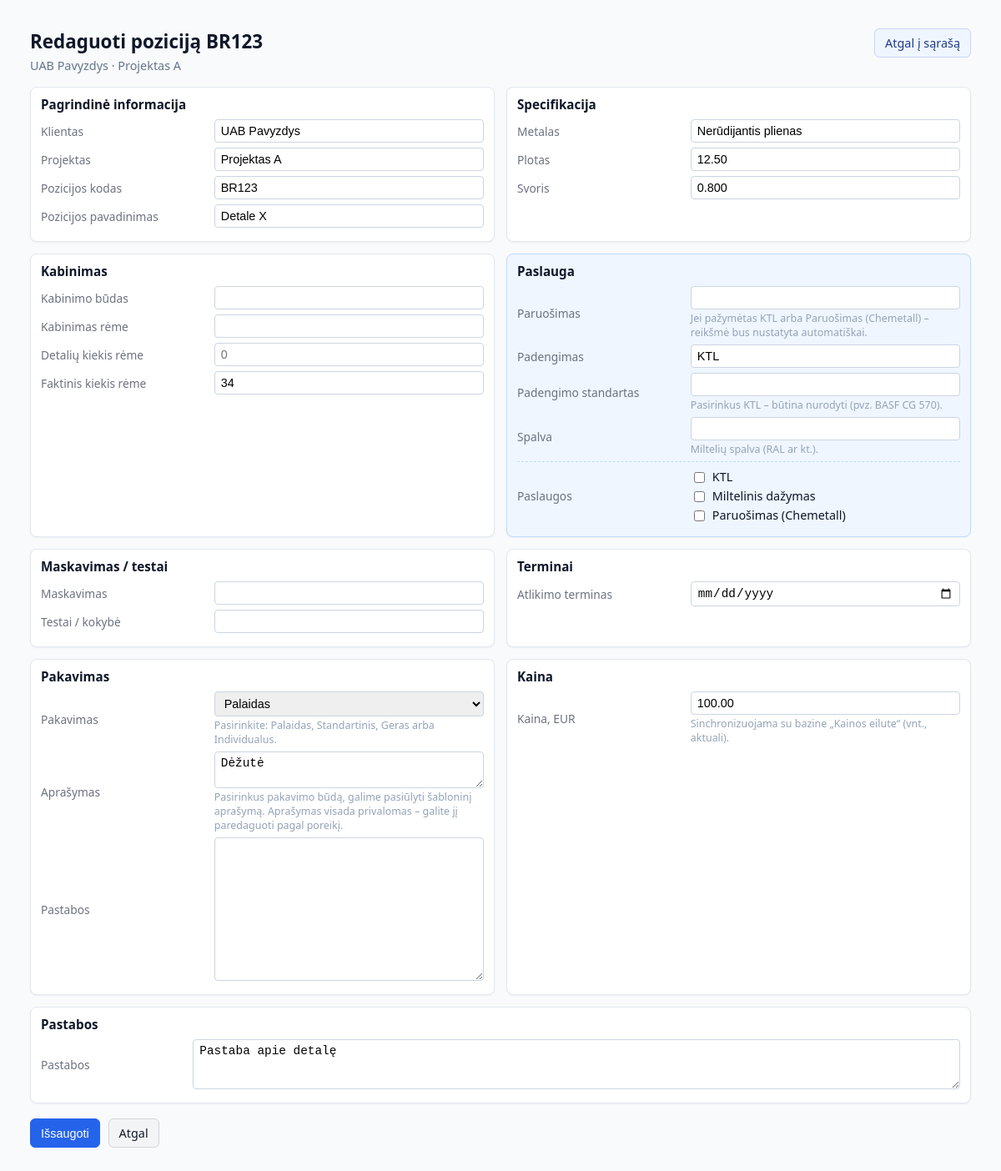
Screenshot of /pozicijos/47/redaguoti/ with the database file from the repository.
### pozicijos/models.py (models this page shows, shortened)
class Pozicija(models.Model):
    klientas = models.CharField("Klientas", max_length=255, null=True, blank=True)
    projektas = models.CharField("Projektas", max_length=255, null=True, blank=True)
    poz_kodas = models.CharField("Kodas", max_length=100)
    poz_pavad = models.CharField("Pavadinimas", max_length=255)
    metalas = models.CharField("Metalas", max_length=120, null=True, blank=True)
    plotas = models.DecimalField("Plotas", max_digits=10, decimal_places=2, null=True, blank=True)
    svoris = models.DecimalField("Svoris", max_digits=10, decimal_places=3, null=True, blank=True)
    kabinimo_budas = models.CharField("Kabinimo būdas", max_length=120, null=True, blank=True)
    kabinimas_reme = models.CharField("Kabinimas rėme", max_length=120, null=True, blank=True)
    detaliu_kiekis_reme = models.IntegerField("Detalių kiekis rėme", null=True, blank=True)
    faktinis_kiekis_reme = models.IntegerField("Faktinis kiekis rėme", null=True, blank=True)
    paruosimas = models.CharField("Paruošimas", max_length=200, null=True, blank=True)
    padengimas = models.CharField("Padengimas", max_length=200, null=True, blank=True)
    padengimo_standartas = models.CharField("Padengimo standartas", max_length=200, null=True, blank=True)
    spalva = models.CharField("Spalva", max_length=120, null=True, blank=True)
    turi_ktl = models.BooleanField(
        "KTL",
        default=False,
        help_text="Pažymėkite, jei pozicijai taikomas KTL procesas (pvz. BASF CG 570).",
    )
    turi_miltus = models.BooleanField(
        "Miltelinis dažymas",
        default=False,
        help_text="Pažymėkite, jei pozicijai taikomas miltelinis dažymas.",
    )
    turi_paruosima = models.BooleanField(
        "Paruošimas (Chemetall)",
        default=False,
        help_text="Tik paruošimas Chemetall be KTL.",
    )
    miltai_kodas = models.CharField(
        "Miltelių kodas",
        max_length=100,
        blank=True,
    )
    miltai_tiekejas = models.CharField(
        "Miltelių tiekėjas",
        max_length=100,
        blank=True,
    )
    miltai_blizgumas = models.CharField(
        "Blizgumas",
        max_length=50,
        blank=True,
    )
    miltai_kaina = models.DecimalField(
        "Miltelių kaina",
        max_digits=10,
        decimal_places=2,
        null=True,
        blank=True,
    )
    maskavimas = models.CharField("Maskavimas", max_length=200, null=True, blank=True)
    atlikimo_terminas = models.DateField("Atlikimo terminas", null=True, blank=True)
    testai_kokybe = models.CharField("Testai / kokybė", max_length=255, null=True, blank=True)
    pakavimo_tipas = models.CharField(
        "Pakavimas",
        max_length=20,
        choices=PAKAVIMO_TIPAS_CHOICES,
        null=True,
        blank=True,
    )
    pakavimas = models.CharField("Aprašymas", max_length=255, null=True, blank=True)
    instrukcija = models.TextField("Pastabos", null=True, blank=True)
    pakavimo_dienos_norma = models.CharField("Pakavimo dienos norma", max_length=120, null=True, blank=True)
    pak_po_ktl = models.CharField("Pakavimas po KTL", max_length=255, null=True, blank=True)
    pak_po_milt = models.CharField("Pakavimas po miltelinio", max_length=255, null=True, blank=True)
    kaina_eur = models.DecimalField("Dabartinė kaina (EUR)", max_digits=12, decimal_places=2, null=True, blank=True)
    pastabos = models.TextField("Pastabos", null=True, blank=True)
    created = models.DateTimeField("Sukurta", auto_now_add=True, null=True, blank=True)
    updated = models.DateTimeField("Atnaujinta", auto_now=True, null=True, blank=True)
    class Meta:
        ordering = ["-created", "-id"]
        verbose_name = "Pozicija"
        verbose_name_plural = "Pozicijos"

### pozicijos/views.py (the view)
# urls.py: path("<int:pk>/redaguoti/", views.pozicija_edit, name="edit"),
def pozicija_edit(request, pk):
    poz = get_object_or_404(Pozicija, pk=pk)
    if request.method == "POST":
        form = PozicijaForm(request.POST, request.FILES, instance=poz)
        if form.is_valid():
            form.save()
            return redirect("pozicijos:detail", pk=poz.pk)
    else:
        form = PozicijaForm(instance=poz)
    context = {
        "form": form,
        "pozicija": poz,
        "suggestions": _get_form_suggestions(),
    }
    return render(request, "pozicijos/form.html", context)

### pozicijos/views.py (called while the page is built)
def _get_form_suggestions() -> dict[str, list[str]]:
    suggestions: dict[str, list[str]] = {}
    qs = Pozicija.objects.all()
    for field in FORM_SUGGEST_FIELDS:
        values = (
            qs.order_by(field)
            .values_list(field, flat=True)
            .distinct()
        )
        suggestions[field] = [v for v in values if v]
    return suggestions

### pozicijos/templates/pozicijos/form.html (shortened to what this page needs)
{% extends "base.html" %}
{% load static %}
{% block content %}
<div class="poz-form-page">
  <div class="poz-form-header">
    <div>
      <h1>
        {% if pozicija %}
          Redaguoti poziciją {{ pozicija.poz_kodas }}
        {% else %}
          Nauja pozicija
        {% endif %}
      </h1>
      {% if pozicija %}
        <p>{{ pozicija.klientas|default:"—" }}{% if pozicija.projektas %} · {{ pozicija.projektas }}{% endif %}</p>
      {% endif %}
    </div>
    <div class="poz-form-actions-top">
      <a href="{% url 'pozicijos:list' %}" class="btn-ghost">Atgal į sąrašą</a>
    </div>
  </div>
  <form method="post">
    <div class="poz-form-grid">
      <section class="poz-card">
        <h2 class="poz-card-title">Pagrindinė informacija</h2>
        <div class="field-row">
          <div class="field-label">{{ form.klientas.label }}</div>
          <div class="field-control">
            {{ form.klientas }}
          </div>
        </div>
        <div class="field-row">
          <div class="field-label">{{ form.projektas.label }}</div>
          <div class="field-control">
            {{ form.projektas }}
          </div>
        </div>
        <div class="field-row">
          <div class="field-label">{{ form.poz_kodas.label }}</div>
          <div class="field-control">
            {{ form.poz_kodas }}
          </div>
        </div>
        <div class="field-row">
          <div class="field-label">{{ form.poz_pavad.label }}</div>
          <div class="field-control">
            {{ form.poz_pavad }}
          </div>
        </div>
      </section>
      <section class="poz-card">
        <h2 class="poz-card-title">Specifikacija</h2>
        <div class="field-row">
          <div class="field-label">{{ form.metalas.label }}</div>
          <div class="field-control">
            {{ form.metalas }}
          </div>
        </div>
        <div class="field-row">
          <div class="field-label">{{ form.plotas.label }}</div>
          <div class="field-control">
            {{ form.plotas }}
          </div>
        </div>
        <div class="field-row">
          <div class="field-label">{{ form.svoris.label }}</div>
          <div class="field-control">
            {{ form.svoris }}
          </div>
        </div>
      </section>
      <section class="poz-card">
        <h2 class="poz-card-title">Kabinimas</h2>
        <div class="field-row">
          <div class="field-label">{{ form.kabinimo_budas.label }}</div>
          <div class="field-control">
            {{ form.kabinimo_budas }}
          </div>
        </div>
        <div class="field-row">
          <div class="field-label">{{ form.kabinimas_reme.label }}</div>
          <div class="field-control">
            {{ form.kabinimas_reme }}
          </div>
        </div>
        <div class="field-row">
          <div class="field-label">{{ form.detaliu_kiekis_reme.label }}</div>
          <div class="field-control">
            {{ form.detaliu_kiekis_reme }}
          </div>
        </div>
        <div class="field-row">
          <div class="field-label">{{ form.faktinis_kiekis_reme.label }}</div>
          <div class="field-control">
            {{ form.faktinis_kiekis_reme }}
          </div>
        </div>
      </section>
      <section class="poz-card poz-card--service">
        <h2 class="poz-card-title">Paslauga</h2>
        <div class="field-row">
          <div class="field-label">{{ form.paruosimas.label }}</div>
          <div class="field-control">
            {{ form.paruosimas }}
            <div class="field-help">Jei pažymėtas KTL arba Paruošimas (Chemetall) – reikšmė bus nustatyta automatiškai.</div>
          </div>
        </div>
        <div class="field-row">
          <div class="field-label">{{ form.padengimas.label }}</div>
          <div class="field-control">
            {{ form.padengimas }}
          </div>
        </div>
        <div class="field-row">
          <div class="field-label">{{ form.padengimo_standartas.label }}</div>
          <div class="field-control">
            {{ form.padengimo_standartas }}
            <div class="field-help">Pasirinkus KTL – būtina nurodyti (pvz. BASF CG 570).</div>
          </div>
        </div>
        <div class="field-row">
          <div class="field-label">{{ form.spalva.label }}</div>
          <div class="field-control">
            {{ form.spalva }}
            <div class="field-help">Miltelių spalva (RAL ar kt.).</div>
          </div>
        </div>
        <hr style="border:none;border-top:1px dashed #bfdbfe;margin:6px 0 8px;">
        <div class="field-row">
          <div class="field-label">Paslaugos</div>
          <div class="field-control">
            <label style="display:flex;align-items:center;gap:6px;margin-bottom:2px;">
              {{ form.turi_ktl }} <span>KTL</span>
            </label>
            <label style="display:flex;align-items:center;gap:6px;margin-bottom:2px;">
              {{ form.turi_miltus }} <span>Miltelinis dažymas</span>
            </label>
            <label style="display:flex;align-items:center;gap:6px;">
              {{ form.turi_paruosima }} <span>Paruošimas (Chemetall)</span>
            </label>
          </div>
        </div>
      </section>
      <section class="poz-card">
        <h2 class="poz-card-title">Maskavimas / testai</h2>
        <div class="field-row">
          <div class="field-label">{{ form.maskavimas.label }}</div>
          <div class="field-control">
            {{ form.maskavimas }}
          </div>
        </div>
        <div class="field-row">
          <div class="field-label">{{ form.testai_kokybe.label }}</div>
          <div class="field-control">
            {{ form.testai_kokybe }}
          </div>
        </div>
      </section>
      <section class="poz-card">
        <h2 class="poz-card-title">Terminai</h2>
        <div class="field-row">
          <div class="field-label">{{ form.atlikimo_terminas.label }}</div>
          <div class="field-control">
            {{ form.atlikimo_terminas }}
          </div>
        </div>
      </section>
      <section class="poz-card">
        <h2 class="poz-card-title">Pakavimas</h2>
        <div class="field-row">
          <div class="field-label">{{ form.pakavimo_tipas.label }}</div>
          <div class="field-control">
            {{ form.pakavimo_tipas }}
            <div class="field-help">Pasirinkite: Palaidas, Standartinis, Geras arba Individualus.</div>
          </div>
        </div>
        <div class="field-row">
          <div class="field-label">{{ form.pakavimas.label }}</div>
          <div class="field-control">
            {{ form.pakavimas }}
            <div class="field-help">
              Pasirinkus pakavimo būdą, galime pasiūlyti šabloninį aprašymą.
              Aprašymas visada privalomas – galite jį paredaguoti pagal poreikį.
            </div>
          </div>
        </div>
        <div class="field-row">
          <div class="field-label">{{ form.instrukcija.label }}</div>
          <div class="field-control">
            {{ form.instrukcija }}
          </div>
        </div>
      </section>
      <section class="poz-card">
        <h2 class="poz-card-title">Kaina</h2>
        <div class="field-row">
          <div class="field-label">{{ form.kaina_eur.label }}</div>
          <div class="field-control">
            {{ form.kaina_eur }}
            <div class="field-help">Sinchronizuojama su bazine „Kainos eilute“ (vnt., aktuali).</div>
          </div>
        </div>
      </section>
      <section class="poz-card poz-card--full">
        <h2 class="poz-card-title">Pastabos</h2>
        <div class="field-row" style="grid-template-columns: minmax(0,16%) minmax(0,84%);">
          <div class="field-label">{{ form.pastabos.label }}</div>
          <div class="field-control">
            {{ form.pastabos }}
          </div>
        </div>
      </section>
    </div>
    <div class="poz-form-footer">
      <button type="submit" class="btn-main">Išsaugoti</button>
      <a href="{% url 'pozicijos:list' %}" class="btn-secondary">Atgal</a>
    </div>
  </form>
</div>
{% endblock %}

### templates/base.html (style rules this page uses)
:root { --app-header-offset: 0px; }
body { margin:0; font-family:system-ui,-apple-system,Segoe UI,Roboto,Ubuntu,"Helvetica Neue",Arial,"Noto Sans","Liberation Sans",sans-serif; background:#f8fafc; color:#0f172a; }
a.btn-secondary,button.btn-secondary { background:#f3f4f6;color:#111827;border-color:#d1d5db }

### pozicijos/templates/pozicijos/form.html (style rules this page uses)
.poz-form-page { max-width: 1200px; margin: 0 auto; padding: 16px 20px 32px; }
.poz-form-header { display: flex; justify-content: space-between; align-items: flex-start; gap: 12px; margin-bottom: 16px; }
.poz-form-header h1 { margin: 0 0 4px; font-size: 1.4rem; }
.poz-form-header p { margin: 0; font-size: 0.9rem; color: #64748b; }
.poz-form-actions-top { display: flex; flex-wrap: wrap; gap: 8px; justify-content: flex-end; }
.btn-main { display: inline-flex; align-items: center; justify-content: center; padding: 7px 12px; border-radius: 6px; border: 1px solid #2563eb; background: #2563eb; color: #fff; font-size: 0.9rem; text-decoration: none; cursor: pointer; white-space: nowrap; }
.btn-ghost { display: inline-flex; align-items: center; justify-content: center; padding: 7px 12px; border-radius: 6px; border: 1px solid #cbd5f5; background: #eff6ff; color: #1e3a8a; font-size: 0.9rem; text-decoration: none; cursor: pointer; white-space: nowrap; }
.poz-form-grid { display: grid; grid-template-columns: repeat(2, minmax(0, 1fr)); gap: 14px; }
.poz-card { background: #ffffff; border-radius: 8px; border: 1px solid #e2e8f0; padding: 10px 12px; box-shadow: 0 1px 2px rgba(15,23,42,0.05); box-sizing: border-box; }
.poz-card--full { grid-column: 1 / -1; }
.poz-card--service { border-color: #bfdbfe; background: #eff6ff; }
.poz-card-title { margin: 0 0 8px; font-size: 0.95rem; font-weight: 600; color: #0f172a; }
.field-row { display: grid; grid-template-columns: minmax(0, 38%) minmax(0, 62%); gap: 6px; align-items: center; margin-bottom: 6px; font-size: 0.9rem; }
.field-label { color: #6b7280; font-size: 0.86rem; }
.field-control { display: flex; flex-direction: column; gap: 2px; }
.field-control input[type="text"], .field-control input[type="date"], .field-control textarea, .field-control select { width: 100%; padding: 5px 7px; border-radius: 4px; border: 1px solid #cbd5e1; font-size: 0.9rem; box-sizing: border-box; }
.field-control input[type="checkbox"] { transform: translateY(1px); }
.field-help { font-size: 0.78rem; color: #94a3b8; }
.poz-form-footer { margin-top: 18px; display: flex; justify-content: flex-start; gap: 10px; }
.btn-secondary { display: inline-flex; align-items: center; justify-content: center; padding: 7px 12px; border-radius: 6px; border: 1px solid #cbd5e1; background: #f8fafc; color: #0f172a; font-size: 0.9rem; text-decoration: none; cursor: pointer; }

### rows the page displays
Pozicija: poz_kodas "BR123", klientas "UAB Pavyzdys", projektas "Projektas A", poz_pavad "Detale X", metalas "Nerūdijantis plienas", plotas "12.50", svoris "0.800", faktinis_kiekis_reme "34", padengimas "KTL", pakavimo_tipas "Palaidas", pakavimas "Dėžutė", kaina_eur "100.00", pastabos "Pastaba apie detalę"
